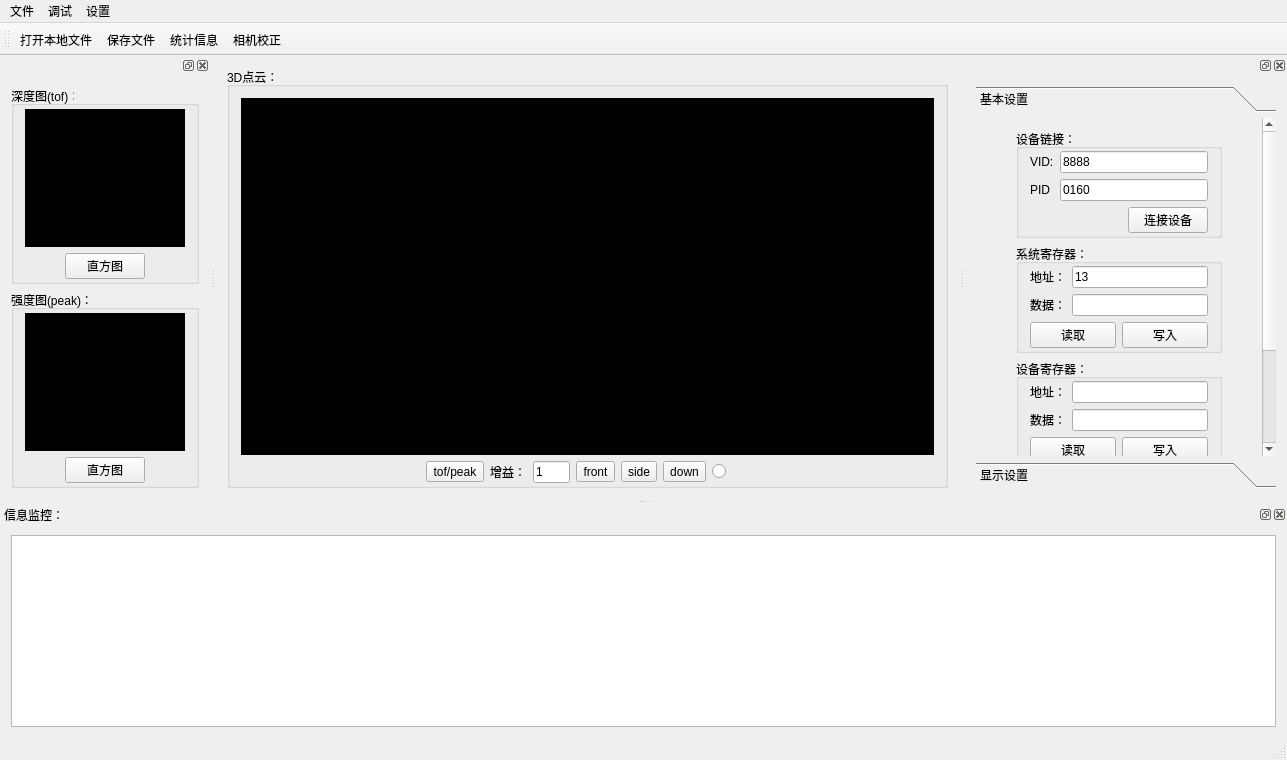
<?xml version="1.0" encoding="UTF-8"?>
<ui version="4.0">
 <class>MainWindow</class>
 <widget class="QMainWindow" name="MainWindow">
  <property name="geometry">
   <rect>
    <x>0</x>
    <y>0</y>
    <width>1287</width>
    <height>760</height>
   </rect>
  </property>
  <property name="windowTitle">
   <string>VI4310_Demo(v0.1)</string>
  </property>
  <property name="windowIcon">
   <iconset>
    <normaloff>images/icon_1.png</normaloff>images/icon_1.png</iconset>
  </property>
  <widget class="QWidget" name="centralWidget">
   <layout class="QGridLayout" name="gridLayout_5">
    <item row="0" column="0">
     <widget class="QGroupBox" name="groupBox">
      <property name="title">
       <string>3D点云：</string>
      </property>
      <layout class="QGridLayout" name="gridLayout" rowstretch="15,1">
       <property name="bottomMargin">
        <number>2</number>
       </property>
       <item row="0" column="0">
        <widget class="GLWidget" name="widget" native="true">
         <property name="styleSheet">
          <string notr="true">background-color: rgb(0, 0, 0);</string>
         </property>
        </widget>
       </item>
       <item row="1" column="0">
        <layout class="QHBoxLayout" name="horizontalLayout" stretch="5,0,1,1,1,1,1,1,5">
         <item>
          <spacer name="horizontalSpacer">
           <property name="orientation">
            <enum>Qt::Horizontal</enum>
           </property>
           <property name="sizeHint" stdset="0">
            <size>
             <width>40</width>
             <height>20</height>
            </size>
           </property>
          </spacer>
         </item>
         <item>
          <widget class="QToolButton" name="tof_peak_change_toolButton">
           <property name="text">
            <string>tof/peak</string>
           </property>
          </widget>
         </item>
         <item>
          <widget class="QLabel" name="label">
           <property name="text">
            <string>增益：</string>
           </property>
          </widget>
         </item>
         <item>
          <widget class="QLineEdit" name="gain_lineEdit">
           <property name="text">
            <string>1</string>
           </property>
          </widget>
         </item>
         <item>
          <widget class="QToolButton" name="front_toolButton">
           <property name="text">
            <string>front</string>
           </property>
           <property name="icon">
            <iconset>
             <normaloff>images/ccViewYpos.png</normaloff>images/ccViewYpos.png</iconset>
           </property>
          </widget>
         </item>
         <item>
          <widget class="QToolButton" name="side_toolButton">
           <property name="text">
            <string>side</string>
           </property>
           <property name="icon">
            <iconset>
             <normaloff>images/ccViewXneg.png</normaloff>images/ccViewXneg.png</iconset>
           </property>
          </widget>
         </item>
         <item>
          <widget class="QToolButton" name="down_toolButton">
           <property name="text">
            <string>down</string>
           </property>
           <property name="icon">
            <iconset>
             <normaloff>images/ccViewZpos.png</normaloff>images/ccViewZpos.png</iconset>
           </property>
          </widget>
         </item>
         <item>
          <widget class="QRadioButton" name="filter_radioButton">
           <property name="text">
            <string/>
           </property>
          </widget>
         </item>
         <item>
          <spacer name="horizontalSpacer_2">
           <property name="orientation">
            <enum>Qt::Horizontal</enum>
           </property>
           <property name="sizeHint" stdset="0">
            <size>
             <width>40</width>
             <height>20</height>
            </size>
           </property>
          </spacer>
         </item>
        </layout>
       </item>
      </layout>
     </widget>
    </item>
   </layout>
  </widget>
  <widget class="QMenuBar" name="menuBar">
   <property name="geometry">
    <rect>
     <x>0</x>
     <y>0</y>
     <width>1287</width>
     <height>22</height>
    </rect>
   </property>
   <widget class="QMenu" name="menu">
    <property name="title">
     <string>文件</string>
    </property>
    <addaction name="openFile_action"/>
    <addaction name="saveFile_action"/>
   </widget>
   <widget class="QMenu" name="menu_2">
    <property name="title">
     <string>调试</string>
    </property>
    <addaction name="statistic_action"/>
   </widget>
   <widget class="QMenu" name="menu_3">
    <property name="title">
     <string>设置</string>
    </property>
    <addaction name="autoCalibration_action"/>
   </widget>
   <addaction name="menu"/>
   <addaction name="menu_2"/>
   <addaction name="menu_3"/>
  </widget>
  <widget class="QToolBar" name="mainToolBar">
   <attribute name="toolBarArea">
    <enum>TopToolBarArea</enum>
   </attribute>
   <attribute name="toolBarBreak">
    <bool>false</bool>
   </attribute>
   <addaction name="openFile_action"/>
   <addaction name="saveFile_action"/>
   <addaction name="statistic_action"/>
   <addaction name="autoCalibration_action"/>
  </widget>
  <widget class="QStatusBar" name="statusBar"/>
  <widget class="QDockWidget" name="left_dockWidget">
   <property name="styleSheet">
    <string notr="true"/>
   </property>
   <attribute name="dockWidgetArea">
    <number>1</number>
   </attribute>
   <widget class="QWidget" name="dockWidgetContents">
    <layout class="QGridLayout" name="gridLayout_4">
     <item row="0" column="0">
      <widget class="QGroupBox" name="groupBox_2">
       <property name="title">
        <string>深度图(tof)：</string>
       </property>
       <layout class="QGridLayout" name="gridLayout_2" rowstretch="9,0">
        <property name="topMargin">
         <number>3</number>
        </property>
        <property name="bottomMargin">
         <number>2</number>
        </property>
        <item row="1" column="0">
         <layout class="QHBoxLayout" name="horizontalLayout_2">
          <item>
           <spacer name="horizontalSpacer_3">
            <property name="orientation">
             <enum>Qt::Horizontal</enum>
            </property>
            <property name="sizeHint" stdset="0">
             <size>
              <width>40</width>
              <height>20</height>
             </size>
            </property>
           </spacer>
          </item>
          <item>
           <widget class="QPushButton" name="tof_Histogram_pushButton">
            <property name="text">
             <string>直方图</string>
            </property>
            <property name="icon">
             <iconset>
              <normaloff>images/ccHistogram.png</normaloff>images/ccHistogram.png</iconset>
            </property>
           </widget>
          </item>
          <item>
           <spacer name="horizontalSpacer_4">
            <property name="orientation">
             <enum>Qt::Horizontal</enum>
            </property>
            <property name="sizeHint" stdset="0">
             <size>
              <width>40</width>
              <height>20</height>
             </size>
            </property>
           </spacer>
          </item>
         </layout>
        </item>
        <item row="0" column="0">
         <widget class="myLabel" name="tof_label">
          <property name="styleSheet">
           <string notr="true">background-color: rgb(0, 0, 0);</string>
          </property>
          <property name="text">
           <string/>
          </property>
          <property name="scaledContents">
           <bool>true</bool>
          </property>
         </widget>
        </item>
       </layout>
      </widget>
     </item>
     <item row="1" column="0">
      <widget class="QGroupBox" name="groupBox_3">
       <property name="title">
        <string>强度图(peak)：</string>
       </property>
       <layout class="QGridLayout" name="gridLayout_3" rowstretch="9,1">
        <property name="topMargin">
         <number>3</number>
        </property>
        <property name="bottomMargin">
         <number>2</number>
        </property>
        <item row="0" column="0">
         <widget class="myLabel" name="peak_label">
          <property name="styleSheet">
           <string notr="true">background-color: rgb(0, 0, 0);</string>
          </property>
          <property name="text">
           <string/>
          </property>
          <property name="scaledContents">
           <bool>true</bool>
          </property>
         </widget>
        </item>
        <item row="1" column="0">
         <layout class="QHBoxLayout" name="horizontalLayout_3">
          <item>
           <spacer name="horizontalSpacer_5">
            <property name="orientation">
             <enum>Qt::Horizontal</enum>
            </property>
            <property name="sizeHint" stdset="0">
             <size>
              <width>40</width>
              <height>20</height>
             </size>
            </property>
           </spacer>
          </item>
          <item>
           <widget class="QPushButton" name="peak_Histogram_pushButton">
            <property name="text">
             <string>直方图</string>
            </property>
            <property name="icon">
             <iconset>
              <normaloff>images/ccHistogram.png</normaloff>images/ccHistogram.png</iconset>
            </property>
           </widget>
          </item>
          <item>
           <spacer name="horizontalSpacer_6">
            <property name="orientation">
             <enum>Qt::Horizontal</enum>
            </property>
            <property name="sizeHint" stdset="0">
             <size>
              <width>40</width>
              <height>20</height>
             </size>
            </property>
           </spacer>
          </item>
         </layout>
        </item>
       </layout>
      </widget>
     </item>
    </layout>
   </widget>
  </widget>
  <widget class="QDockWidget" name="dockWidget">
   <attribute name="dockWidgetArea">
    <number>2</number>
   </attribute>
   <widget class="QWidget" name="dockWidgetContents_3">
    <layout class="QGridLayout" name="gridLayout_6">
     <item row="0" column="0">
      <widget class="QToolBox" name="config_toolBox">
       <property name="minimumSize">
        <size>
         <width>300</width>
         <height>0</height>
        </size>
       </property>
       <property name="currentIndex">
        <number>0</number>
       </property>
       <widget class="QWidget" name="page">
        <property name="geometry">
         <rect>
          <x>0</x>
          <y>0</y>
          <width>300</width>
          <height>480</height>
         </rect>
        </property>
        <attribute name="label">
         <string>基本设置</string>
        </attribute>
        <layout class="QGridLayout" name="gridLayout_10" columnstretch="1,7,1">
         <item row="0" column="0">
          <spacer name="verticalSpacer">
           <property name="orientation">
            <enum>Qt::Vertical</enum>
           </property>
           <property name="sizeHint" stdset="0">
            <size>
             <width>20</width>
             <height>401</height>
            </size>
           </property>
          </spacer>
         </item>
         <item row="0" column="1">
          <layout class="QVBoxLayout" name="verticalLayout">
           <item>
            <widget class="QGroupBox" name="groupBox_6">
             <property name="maximumSize">
              <size>
               <width>16777215</width>
               <height>1677</height>
              </size>
             </property>
             <property name="styleSheet">
              <string notr="true">font:10pt &quot;黑体&quot;;</string>
             </property>
             <property name="title">
              <string>设备链接：</string>
             </property>
             <layout class="QGridLayout" name="gridLayout_8">
              <property name="topMargin">
               <number>2</number>
              </property>
              <property name="bottomMargin">
               <number>2</number>
              </property>
              <item row="0" column="0">
               <layout class="QHBoxLayout" name="horizontalLayout_4">
                <item>
                 <widget class="QLabel" name="label_2">
                  <property name="text">
                   <string>VID:</string>
                  </property>
                 </widget>
                </item>
                <item>
                 <widget class="QLineEdit" name="VID_lineEdit">
                  <property name="text">
                   <string>8888</string>
                  </property>
                 </widget>
                </item>
               </layout>
              </item>
              <item row="1" column="0">
               <layout class="QHBoxLayout" name="horizontalLayout_5">
                <item>
                 <widget class="QLabel" name="label_3">
                  <property name="text">
                   <string>PID </string>
                  </property>
                 </widget>
                </item>
                <item>
                 <widget class="QLineEdit" name="PID_lineEdit">
                  <property name="text">
                   <string>0160</string>
                  </property>
                 </widget>
                </item>
               </layout>
              </item>
              <item row="2" column="0">
               <layout class="QHBoxLayout" name="horizontalLayout_7">
                <item>
                 <spacer name="horizontalSpacer_7">
                  <property name="orientation">
                   <enum>Qt::Horizontal</enum>
                  </property>
                  <property name="sizeHint" stdset="0">
                   <size>
                    <width>40</width>
                    <height>20</height>
                   </size>
                  </property>
                 </spacer>
                </item>
                <item>
                 <widget class="QPushButton" name="linkUSB_pushButton">
                  <property name="styleSheet">
                   <string notr="true">font:10pt &quot;黑体&quot;;</string>
                  </property>
                  <property name="text">
                   <string>连接设备</string>
                  </property>
                 </widget>
                </item>
               </layout>
              </item>
             </layout>
            </widget>
           </item>
           <item>
            <widget class="QGroupBox" name="groupBox_7">
             <property name="maximumSize">
              <size>
               <width>16777215</width>
               <height>1677512</height>
              </size>
             </property>
             <property name="styleSheet">
              <string notr="true">font:10pt &quot;黑体&quot;;
</string>
             </property>
             <property name="title">
              <string>系统寄存器：</string>
             </property>
             <layout class="QGridLayout" name="gridLayout_9">
              <property name="topMargin">
               <number>2</number>
              </property>
              <property name="bottomMargin">
               <number>2</number>
              </property>
              <item row="0" column="0">
               <layout class="QHBoxLayout" name="horizontalLayout_6">
                <item>
                 <widget class="QLabel" name="label_4">
                  <property name="text">
                   <string>地址：</string>
                  </property>
                 </widget>
                </item>
                <item>
                 <widget class="QLineEdit" name="sysAddress_lineEdit">
                  <property name="text">
                   <string>13</string>
                  </property>
                 </widget>
                </item>
               </layout>
              </item>
              <item row="1" column="0">
               <layout class="QHBoxLayout" name="horizontalLayout_8">
                <item>
                 <widget class="QLabel" name="label_5">
                  <property name="text">
                   <string>数据：</string>
                  </property>
                 </widget>
                </item>
                <item>
                 <widget class="QLineEdit" name="sysData_lineEdit"/>
                </item>
               </layout>
              </item>
              <item row="2" column="0">
               <layout class="QHBoxLayout" name="horizontalLayout_11">
                <item>
                 <widget class="QPushButton" name="readSys_pushButton">
                  <property name="text">
                   <string>读取</string>
                  </property>
                 </widget>
                </item>
                <item>
                 <widget class="QPushButton" name="writeSys_pushButton">
                  <property name="text">
                   <string>写入</string>
                  </property>
                 </widget>
                </item>
               </layout>
              </item>
             </layout>
            </widget>
           </item>
           <item>
            <widget class="QGroupBox" name="groupBox_9">
             <property name="title">
              <string>设备寄存器：</string>
             </property>
             <layout class="QGridLayout" name="gridLayout_12">
              <property name="topMargin">
               <number>2</number>
              </property>
              <property name="bottomMargin">
               <number>2</number>
              </property>
              <item row="0" column="0">
               <layout class="QHBoxLayout" name="horizontalLayout_12">
                <item>
                 <widget class="QLabel" name="label_6">
                  <property name="text">
                   <string>地址：</string>
                  </property>
                 </widget>
                </item>
                <item>
                 <widget class="QLineEdit" name="lineEdit"/>
                </item>
               </layout>
              </item>
              <item row="1" column="0">
               <layout class="QHBoxLayout" name="horizontalLayout_14">
                <item>
                 <widget class="QLabel" name="label_9">
                  <property name="text">
                   <string>数据：</string>
                  </property>
                 </widget>
                </item>
                <item>
                 <widget class="QLineEdit" name="lineEdit_2"/>
                </item>
               </layout>
              </item>
              <item row="2" column="0">
               <layout class="QHBoxLayout" name="horizontalLayout_15">
                <item>
                 <widget class="QPushButton" name="pushButton">
                  <property name="text">
                   <string>读取</string>
                  </property>
                 </widget>
                </item>
                <item>
                 <widget class="QPushButton" name="pushButton_2">
                  <property name="text">
                   <string>写入</string>
                  </property>
                 </widget>
                </item>
               </layout>
              </item>
             </layout>
            </widget>
           </item>
           <item>
            <widget class="QGroupBox" name="groupBox_8">
             <property name="maximumSize">
              <size>
               <width>16777215</width>
               <height>1677512</height>
              </size>
             </property>
             <property name="title">
              <string>配置集：</string>
             </property>
             <layout class="QGridLayout" name="gridLayout_11">
              <property name="topMargin">
               <number>2</number>
              </property>
              <property name="bottomMargin">
               <number>2</number>
              </property>
              <item row="1" column="0">
               <layout class="QVBoxLayout" name="verticalLayout_2">
                <item>
                 <widget class="QPushButton" name="loadSetting_pushButton">
                  <property name="text">
                   <string>加载配置集</string>
                  </property>
                 </widget>
                </item>
                <item>
                 <widget class="QPushButton" name="saveSetting_pushButton">
                  <property name="text">
                   <string>保存配置集</string>
                  </property>
                 </widget>
                </item>
               </layout>
              </item>
             </layout>
            </widget>
           </item>
           <item>
            <widget class="QPushButton" name="play_pushButton">
             <property name="text">
              <string>play</string>
             </property>
            </widget>
           </item>
          </layout>
         </item>
         <item row="0" column="2">
          <spacer name="verticalSpacer_2">
           <property name="orientation">
            <enum>Qt::Vertical</enum>
           </property>
           <property name="sizeHint" stdset="0">
            <size>
             <width>20</width>
             <height>401</height>
            </size>
           </property>
          </spacer>
         </item>
        </layout>
       </widget>
       <widget class="QWidget" name="page_2">
        <property name="geometry">
         <rect>
          <x>0</x>
          <y>0</y>
          <width>300</width>
          <height>480</height>
         </rect>
        </property>
        <attribute name="label">
         <string>显示设置</string>
        </attribute>
        <widget class="QGroupBox" name="groupBox_4">
         <property name="geometry">
          <rect>
           <x>40</x>
           <y>20</y>
           <width>220</width>
           <height>141</height>
          </rect>
         </property>
         <property name="title">
          <string>3D鼠标设置：</string>
         </property>
         <layout class="QGridLayout" name="gridLayout_22">
          <item row="0" column="0">
           <layout class="QHBoxLayout" name="horizontalLayout_9">
            <item>
             <widget class="QLabel" name="label_7">
              <property name="text">
               <string>旋转角度：</string>
              </property>
             </widget>
            </item>
            <item>
             <widget class="QSlider" name="rotate_horizontalSlider">
              <property name="minimum">
               <number>1</number>
              </property>
              <property name="maximum">
               <number>50</number>
              </property>
              <property name="orientation">
               <enum>Qt::Horizontal</enum>
              </property>
             </widget>
            </item>
           </layout>
          </item>
          <item row="1" column="0">
           <layout class="QHBoxLayout" name="horizontalLayout_10">
            <item>
             <widget class="QLabel" name="label_10">
              <property name="text">
               <string>缩放比例：</string>
              </property>
             </widget>
            </item>
            <item>
             <widget class="QSlider" name="scale_horizontalSlider">
              <property name="minimum">
               <number>1</number>
              </property>
              <property name="maximum">
               <number>50</number>
              </property>
              <property name="orientation">
               <enum>Qt::Horizontal</enum>
              </property>
             </widget>
            </item>
           </layout>
          </item>
          <item row="2" column="0">
           <layout class="QHBoxLayout" name="horizontalLayout_13">
            <item>
             <widget class="QLabel" name="label_8">
              <property name="text">
               <string>拖动比例：</string>
              </property>
             </widget>
            </item>
            <item>
             <widget class="QSlider" name="translate_horizontalSlider">
              <property name="minimum">
               <number>10</number>
              </property>
              <property name="maximum">
               <number>100</number>
              </property>
              <property name="orientation">
               <enum>Qt::Horizontal</enum>
              </property>
             </widget>
            </item>
           </layout>
          </item>
         </layout>
        </widget>
        <widget class="QGroupBox" name="groupBox_5">
         <property name="geometry">
          <rect>
           <x>40</x>
           <y>190</y>
           <width>220</width>
           <height>115</height>
          </rect>
         </property>
         <property name="title">
          <string>显示设置：</string>
         </property>
         <layout class="QGridLayout" name="gridLayout_23">
          <item row="0" column="0">
           <widget class="QLabel" name="label_12">
            <property name="text">
             <string>  peak显示阈值：</string>
            </property>
           </widget>
          </item>
          <item row="0" column="1" colspan="2">
           <widget class="QLineEdit" name="peakOffset_lineEdit">
            <property name="text">
             <string>0</string>
            </property>
            <property name="alignment">
             <set>Qt::AlignCenter</set>
            </property>
           </widget>
          </item>
          <item row="1" column="0">
           <widget class="QLabel" name="label_14">
            <property name="text">
             <string>      平均帧数：</string>
            </property>
           </widget>
          </item>
          <item row="1" column="1" colspan="2">
           <widget class="QLineEdit" name="averageNum_lineEdit">
            <property name="text">
             <string>1</string>
            </property>
            <property name="alignment">
             <set>Qt::AlignCenter</set>
            </property>
           </widget>
          </item>
          <item row="2" column="0">
           <widget class="QLabel" name="label_13">
            <property name="text">
             <string>只显示中心区域：</string>
            </property>
           </widget>
          </item>
          <item row="2" column="1">
           <widget class="QRadioButton" name="centerShowYes_radioButton">
            <property name="text">
             <string>是</string>
            </property>
           </widget>
          </item>
          <item row="2" column="2">
           <widget class="QRadioButton" name="centerShowNo_radioButton">
            <property name="text">
             <string>否</string>
            </property>
            <property name="checked">
             <bool>true</bool>
            </property>
           </widget>
          </item>
         </layout>
        </widget>
       </widget>
      </widget>
     </item>
    </layout>
   </widget>
  </widget>
  <widget class="QDockWidget" name="dockWidget_2">
   <property name="windowTitle">
    <string>信息监控：</string>
   </property>
   <attribute name="dockWidgetArea">
    <number>8</number>
   </attribute>
   <widget class="QWidget" name="dockWidgetContents_4">
    <layout class="QGridLayout" name="gridLayout_7">
     <item row="0" column="0">
      <widget class="Control_textEdit" name="control_log_textEdit">
       <property name="maximumSize">
        <size>
         <width>16777215</width>
         <height>16777215</height>
        </size>
       </property>
      </widget>
     </item>
    </layout>
   </widget>
  </widget>
  <action name="openFile_action">
   <property name="icon">
    <iconset resource="imgsource.qrc">
     <normaloff>:/new/prefix1/images/ccOpen.png</normaloff>:/new/prefix1/images/ccOpen.png</iconset>
   </property>
   <property name="text">
    <string>打开本地文件</string>
   </property>
  </action>
  <action name="saveFile_action">
   <property name="icon">
    <iconset>
     <normaloff>images/ccSave.png</normaloff>images/ccSave.png</iconset>
   </property>
   <property name="text">
    <string>保存文件</string>
   </property>
  </action>
  <action name="statistic_action">
   <property name="icon">
    <iconset resource="imgsource.qrc">
     <normaloff>:/new/prefix1/images/ccHistogram.png</normaloff>:/new/prefix1/images/ccHistogram.png</iconset>
   </property>
   <property name="text">
    <string>统计信息</string>
   </property>
  </action>
  <action name="autoCalibration_action">
   <property name="icon">
    <iconset resource="imgsource.qrc">
     <normaloff>:/new/prefix1/images/ccPivotAuto.png</normaloff>:/new/prefix1/images/ccPivotAuto.png</iconset>
   </property>
   <property name="text">
    <string>相机校正</string>
   </property>
  </action>
 </widget>
 <layoutdefault spacing="6" margin="11"/>
 <customwidgets>
  <customwidget>
   <class>GLWidget</class>
   <extends>QWidget</extends>
   <header>glwidget.h</header>
   <container>1</container>
  </customwidget>
  <customwidget>
   <class>myLabel</class>
   <extends>QLabel</extends>
   <header>mylabel.h</header>
  </customwidget>
  <customwidget>
   <class>Control_textEdit</class>
   <extends>QTextEdit</extends>
   <header>control_textedit.h</header>
  </customwidget>
 </customwidgets>
 <resources>
  <include location="imgsource.qrc"/>
 </resources>
 <connections/>
</ui>
